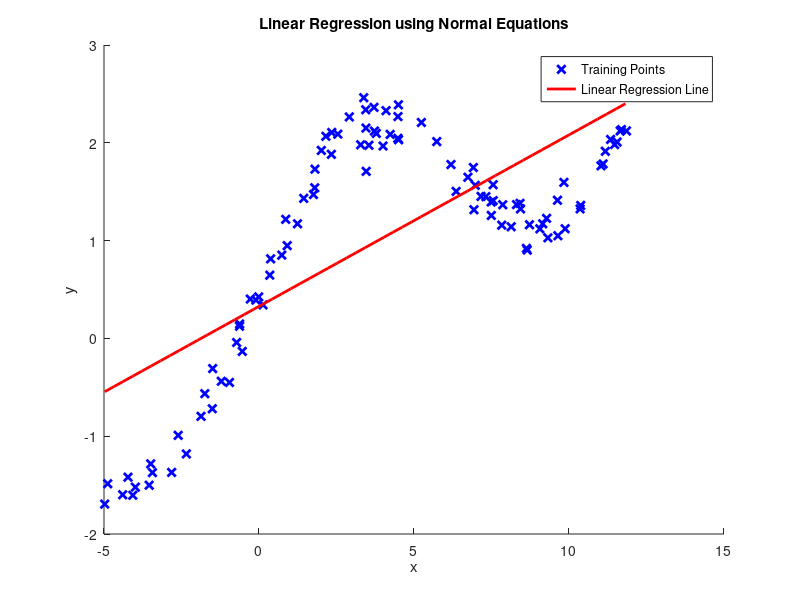

Recreate this plot in MATLAB. (Note: this script raises an error after producing the figure.)
%% init clear everything%%
clear; clc; close all;
stepsize = 0.3;
all_taus = [.8 .1 .3 2 10];
all_colors = ['g' 'c' 'y' 'k' 'm'];

%% load data, append col vector, size %% 
x = load('q3x.dat');
[m n] = size(x);
toadd = ones(m,1);
x = [toadd x];
[m n] = size(x);
y = load('q3y.dat');
xorig = x(:,2);

%% fit linear using normal
xmin = min(xorig);
xmax = max(xorig);
xall = [xmin:stepsize:xmax];
the = (transpose(x)*x)^-1*transpose(x)*y; %theta
yall = the(1)+the(2)*xall;
disp('final theta for linear:');
disp(the);

%% plot linear+training points with data points
figure;hold on;plot(xorig,y,'xb','LineWidth',2);
plot(xall,yall,'r','LineWidth',2);
title('Linear Regression using Normal Equations');
xlabel('x');
ylabel('y');
legend('Training Points','Linear Regression Line');
hold off;


loopsize = size(all_taus,2);

for p=1:loopsize %for each tau
  curr_color = all_colors(p);
  curr_tau = all_taus(p);
  plots(p) = draw_lwlr(x,y,stepsize,curr_tau,curr_color);
end